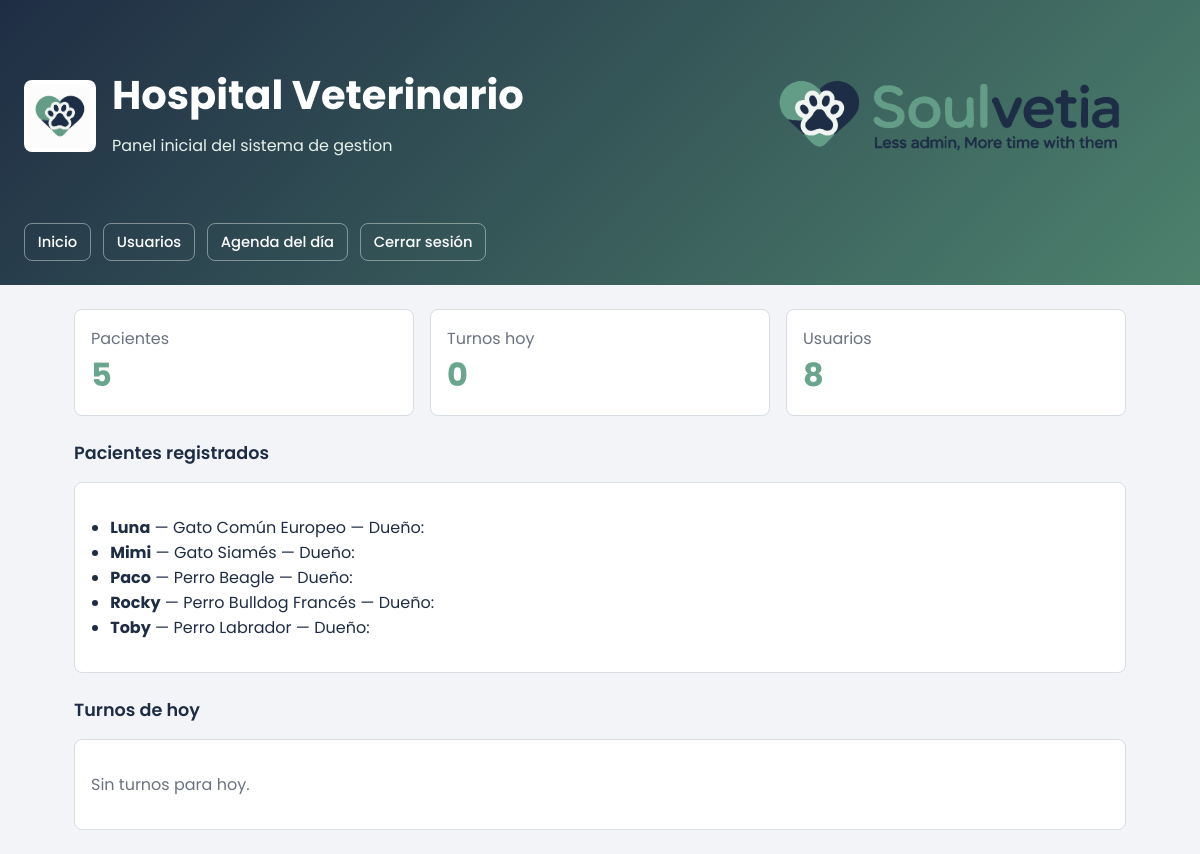
The page / (signed in) on the database its author committed.
### tables this page shows
CREATE TABLE paciente (
            id          INTEGER NOT NULL PRIMARY KEY AUTOINCREMENT,
            cliente_id  INTEGER NOT NULL,
            nombre      TEXT    NOT NULL,
            especie     TEXT    NOT NULL,
            raza        TEXT,
            sexo        TEXT    NOT NULL DEFAULT 'desconocido'
                                CHECK (sexo IN ('M','F','desconocido')),
            fecha_nacimiento   TEXT,
            peso_kg     REAL,
            color       TEXT,
            castrado    INTEGER NOT NULL DEFAULT 0,
            estado      INTEGER NOT NULL DEFAULT 1,
            FOREIGN KEY (cliente_id) REFERENCES cliente(id)
        );

### app/controllers/main_controller.py (the view)
@main_bp.route("/")
def home():
    summary = service.get_dashboard_summary()
    return render_template("home.html", summary=summary)

### app/services/hospital_service.py (called while the page is built)
    def get_dashboard_summary(self) -> dict:
        pacientes = self.paciente_repository.list_all()
        turnos    = self.turno_repository.get_turnos_hoy()
        return {
            "patients_count":      len(pacientes),
            "appointments_count":  len(turnos),
            "users_count":         len(self.get_users()),
            "patients":            pacientes,
            "appointments":        turnos,
        }

    def get_users(self) -> list[User]:
        return self.user_repository.list_all()

### app/services/paciente_repository.py (called while the page is built)
    def _connect(self) -> sqlite3.Connection:
        conn = sqlite3.connect(self.db_path)
        conn.row_factory = sqlite3.Row
        conn.execute("PRAGMA foreign_keys = ON")
        return conn

    def list_all(self) -> list[Paciente]:
        with self._connect() as conn:
            rows = conn.execute("""
                SELECT p.*, c.nombre || ' ' || c.apellido AS propietario,
                       c.telefono, c.email AS email_cliente
                FROM paciente p
                JOIN cliente c ON c.id = p.cliente_id
                WHERE p.estado = 1
                ORDER BY p.nombre
            """).fetchall()
        return [self._row_to_paciente(r) for r in rows]

    def _row_to_paciente(self, row: sqlite3.Row) -> Paciente:
        return Paciente(
            id=row["id"],
            cliente_id=row["cliente_id"],
            nombre=row["nombre"],
            especie=row["especie"],
            raza=row["raza"] or "",
            sexo=row["sexo"],
            fecha_nacimiento=date.fromisoformat(row["fecha_nacimiento"])
                             if row["fecha_nacimiento"] else date.today(),
            peso_kg=Decimal(str(row["peso_kg"])) if row["peso_kg"] else Decimal("0"),
            color=row["color"] or "",
            castrado=row["castrado"],
            estado=row["estado"],
        )

### app/services/turno_repository.py (called while the page is built)
    def _connect(self) -> sqlite3.Connection:
        conn = sqlite3.connect(self.db_path)
        conn.row_factory = sqlite3.Row
        conn.execute("PRAGMA foreign_keys = ON")
        return conn

### app/services/user_repository.py (called while the page is built)
    def _connect(self) -> sqlite3.Connection:
        conn = sqlite3.connect(self.db_path)
        conn.row_factory = sqlite3.Row
        return conn

    def list_all(self) -> list[User]:
        with self._connect() as conn:
            rows = conn.execute("SELECT * FROM users ORDER BY id").fetchall()
        return [self._row_to_user(row) for row in rows]

### app/templates/home.html
{% extends "base.html" %}
{% block content %}
<div class="grid">
  <div class="card">
    <div class="muted">Pacientes</div>
    <div class="metric">{{ summary.patients_count }}</div>
  </div>
  <div class="card">
    <div class="muted">Turnos hoy</div>
    <div class="metric">{{ summary.appointments_count }}</div>
  </div>
  <div class="card">
    <div class="muted">Usuarios</div>
    <div class="metric">{{ summary.users_count }}</div>
  </div>
</div>
<div class="section-title">Pacientes registrados</div>
<div class="card">
  {% if summary.patients %}
  <ul>
    {% for p in summary.patients %}
      <li>
        <strong>{{ p.nombre }}</strong> —
        {{ p.especie }}{{ ' ' + p.raza if p.raza else '' }} —
        Dueño: {{ p.propietario }}
      </li>
    {% endfor %}
  </ul>
  {% else %}
    <p class="muted">Sin pacientes registrados.</p>
  {% endif %}
</div>
<div class="section-title">Turnos de hoy</div>
<div class="card">
  {% if summary.appointments %}
  <ul>
    {% for t in summary.appointments %}
      <li>
        <strong>{{ t.mascota }}</strong> con {{ t.veterinario }} —
        {{ t.fecha_hora[11:16] }} —
        {{ t.motivo or 'Sin motivo' }}
        <span class="muted">({{ t.estado }})</span>
      </li>
    {% endfor %}
  </ul>
  {% else %}
    <p class="muted">Sin turnos para hoy.</p>
  {% endif %}
</div>
{% endblock %}

### app/templates/base.html (style rules this page uses)
:root { --primary: #6AA58D; --primary-dark: #4d826d; --ink: #1F2D44; --surface: #F2F4F7; --surface-tint: #E6F2EC; --card: #ffffff; --muted: #6B7280; --border: #d7dde3; --danger: #b42318; --danger-bg: #fff1f0; --success-bg: #E6F2EC; --accent: var(--primary); --success: #2d6a4f; --text-muted: var(--muted); --surface-2: #f2f4f7; --text: var(--ink); }
* { box-sizing: border-box; }
body { margin: 0; font-family: "Poppins", Arial, Helvetica, sans-serif; background: var(--surface); color: var(--ink); }
.grid { display: grid; grid-template-columns: repeat(auto-fit, minmax(220px, 1fr)); gap: 1rem; }
.card { background: var(--card); border: 1px solid var(--border); border-radius: 8px; padding: 1rem; }
.metric { font-size: 2rem; font-weight: 700; color: var(--primary); }
.section-title { margin: 1.5rem 0 1rem; font-size: 1.1rem; color: var(--ink); font-weight: 600; }
ul { padding-left: 1.2rem; }
.muted { color: var(--muted); }

### rows shown on the page
paciente: nombre "Luna", especie "Gato", raza "Común Europeo"
paciente: nombre "Mimi", especie "Gato", raza "Siamés"
paciente: nombre "Paco", especie "Perro", raza "Beagle"
paciente: nombre "Rocky", especie "Perro", raza "Bulldog Francés"
paciente: nombre "Toby", especie "Perro", raza "Labrador"

### other values the page prints
{{ summary.patients_count }} "5"
{{ summary.appointments_count }} "0"
{{ summary.users_count }} "8"
